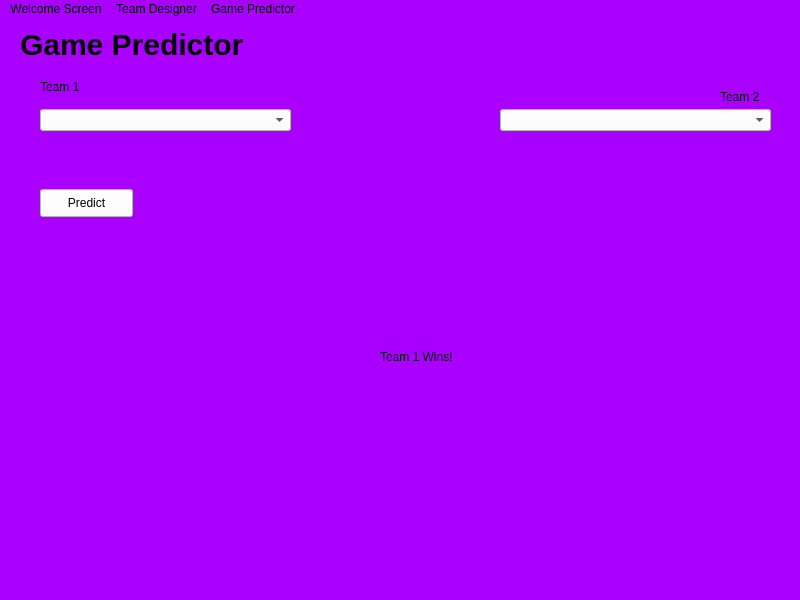
<?xml version="1.0" encoding="UTF-8"?>
<ui version="4.0">
 <class>MainWindow</class>
 <widget class="QMainWindow" name="MainWindow">
  <property name="geometry">
   <rect>
    <x>0</x>
    <y>0</y>
    <width>800</width>
    <height>600</height>
   </rect>
  </property>
  <property name="windowTitle">
   <string>MainWindow</string>
  </property>
  <property name="styleSheet">
   <string notr="true">background-color: rgb(170, 0, 255);</string>
  </property>
  <widget class="QWidget" name="centralwidget">
   <property name="styleSheet">
    <string notr="true">background-color: rgb(170, 0, 255);</string>
   </property>
   <widget class="QLabel" name="Team1Label">
    <property name="geometry">
     <rect>
      <x>40</x>
      <y>60</y>
      <width>55</width>
      <height>16</height>
     </rect>
    </property>
    <property name="text">
     <string>Team 1</string>
    </property>
   </widget>
   <widget class="QLabel" name="Team2Label">
    <property name="geometry">
     <rect>
      <x>720</x>
      <y>70</y>
      <width>55</width>
      <height>16</height>
     </rect>
    </property>
    <property name="text">
     <string>Team 2</string>
    </property>
   </widget>
   <widget class="QLabel" name="Title">
    <property name="geometry">
     <rect>
      <x>20</x>
      <y>10</y>
      <width>241</width>
      <height>31</height>
     </rect>
    </property>
    <property name="styleSheet">
     <string notr="true">font: bold 30px</string>
    </property>
    <property name="text">
     <string>Game Predictor</string>
    </property>
   </widget>
   <widget class="QComboBox" name="T1Entry">
    <property name="geometry">
     <rect>
      <x>40</x>
      <y>90</y>
      <width>251</width>
      <height>22</height>
     </rect>
    </property>
    <property name="styleSheet">
     <string notr="true">background-color: rgb(255, 255, 255);</string>
    </property>
    <property name="currentText">
     <string/>
    </property>
   </widget>
   <widget class="QComboBox" name="T2Entry">
    <property name="geometry">
     <rect>
      <x>500</x>
      <y>90</y>
      <width>271</width>
      <height>22</height>
     </rect>
    </property>
    <property name="styleSheet">
     <string notr="true">background-color: rgb(255, 255, 255);</string>
    </property>
   </widget>
   <widget class="QPushButton" name="PredictButton">
    <property name="geometry">
     <rect>
      <x>40</x>
      <y>170</y>
      <width>93</width>
      <height>28</height>
     </rect>
    </property>
    <property name="styleSheet">
     <string notr="true">background-color: rgb(255, 255, 255);</string>
    </property>
    <property name="text">
     <string>Predict</string>
    </property>
   </widget>
   <widget class="QLabel" name="WinnerLabel">
    <property name="geometry">
     <rect>
      <x>380</x>
      <y>330</y>
      <width>81</width>
      <height>16</height>
     </rect>
    </property>
    <property name="text">
     <string>Team 1 Wins!</string>
    </property>
   </widget>
  </widget>
  <widget class="QMenuBar" name="menubar">
   <property name="geometry">
    <rect>
     <x>0</x>
     <y>0</y>
     <width>800</width>
     <height>26</height>
    </rect>
   </property>
   <widget class="QMenu" name="MenuWelcomeScreen">
    <property name="title">
     <string>Welcome Screen</string>
    </property>
   </widget>
   <widget class="QMenu" name="MenuTeamDesigner">
    <property name="title">
     <string>Team Designer</string>
    </property>
   </widget>
   <widget class="QMenu" name="MenuGamePredictor">
    <property name="title">
     <string>Game Predictor</string>
    </property>
   </widget>
   <addaction name="MenuWelcomeScreen"/>
   <addaction name="MenuTeamDesigner"/>
   <addaction name="MenuGamePredictor"/>
  </widget>
  <widget class="QStatusBar" name="statusbar"/>
 </widget>
 <resources/>
 <connections/>
</ui>
